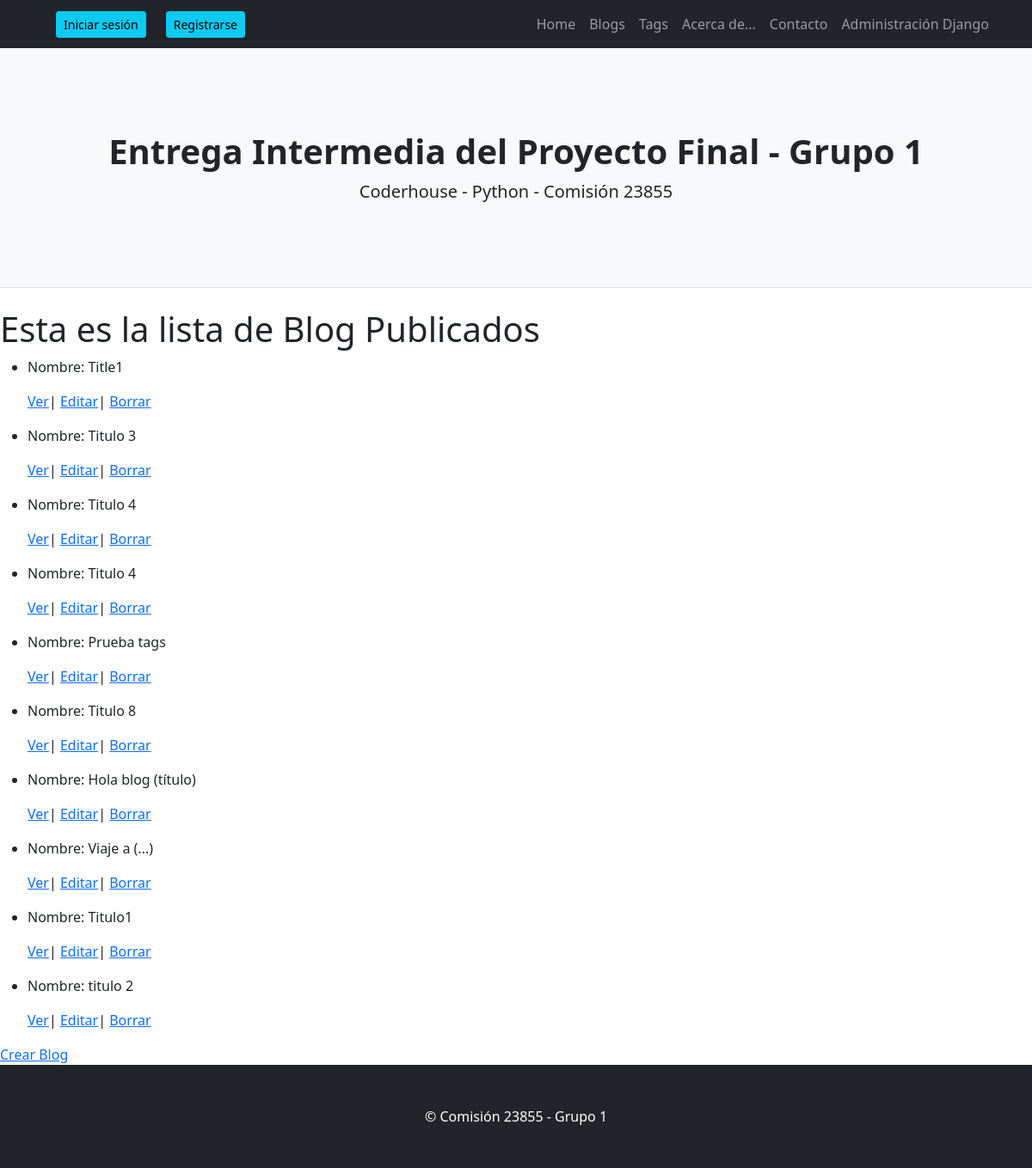
Before: /AppProyecto1/blog_lista/ with the older database file.
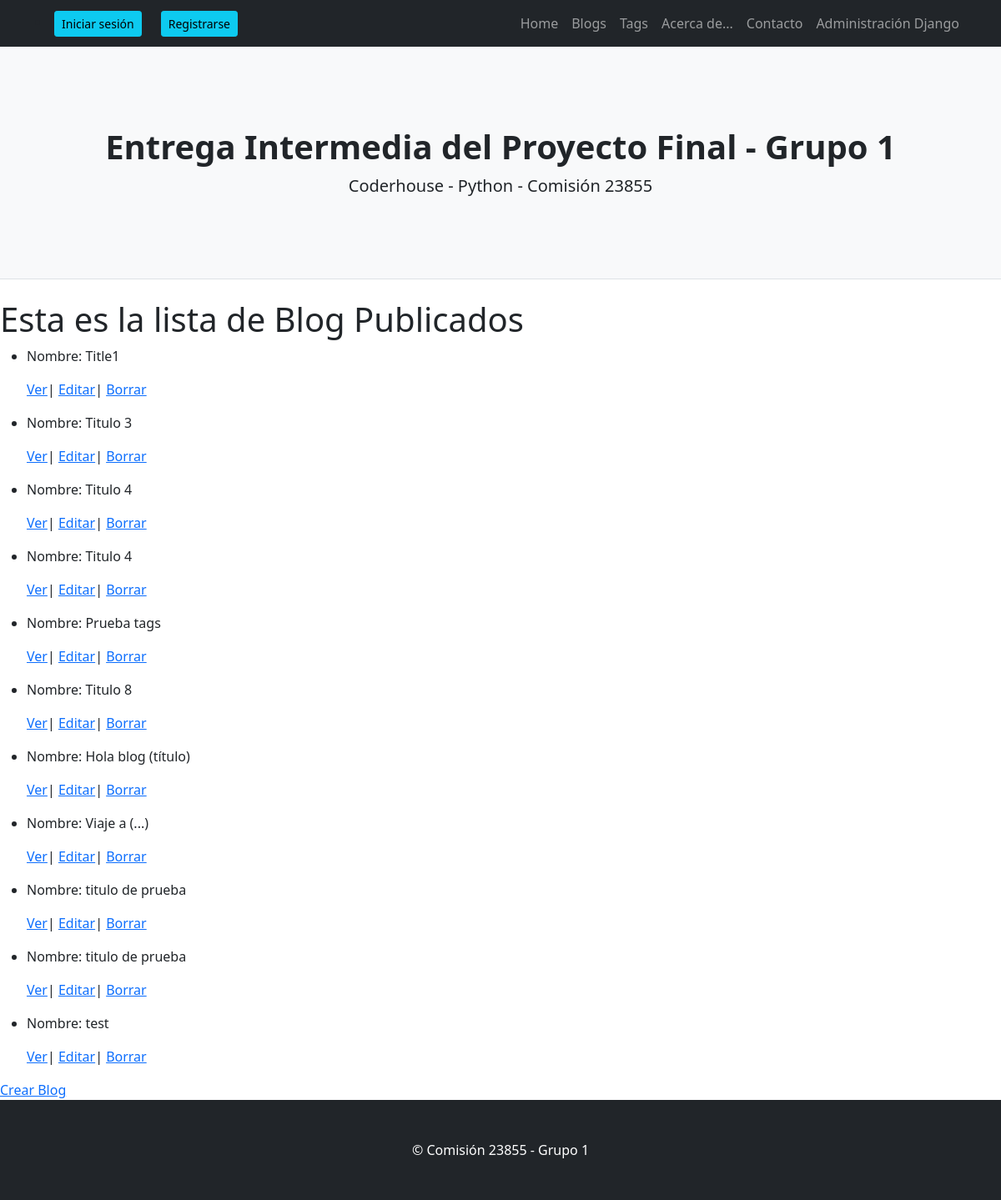
After: the same page with the newer database file.
### AppProyecto1/models.py (models this page shows, shortened)
class Blog(models.Model):
    title=models.CharField(max_length=40)
    subtitle=models.CharField(max_length=40)
    body=models.TextField()
    tag=models.ManyToManyField(Tag) #Este many to many crea la tabla blog_tag en la base

### AppProyecto1/views.py (the view)
# urls.py: path("blog_lista/",views.BlogLista.as_view(), name= 'BlogList'),
class BlogLista(ListView):
    model = Blog
    template_name = "AppProyecto1/blog_lista.html"

### AppProyecto1/templates/AppProyecto1/blog_lista.html
{% extends 'AppProyecto1/padre.html' %}
{% load static %}
{% block contenidoQueCambia %}
<h1>Esta es la lista de Blog Publicados</h1>
<ul>
    {% for blog in object_list %}
        <li>
            <p>Nombre: {{blog.title}}</p>
            <p>
                <a href="{% url 'BlogDetail' blog.id %}">Ver</a>|
                <a href="{% url 'BlogEdit' blog.id %}">Editar</a>|
                <a href="{% url 'BlogDelete' blog.id %}">Borrar</a>
            </p>
        </li>
    {% endfor %}
</ul>
<a href="{% url 'BlogNew' %}">Crear Blog</a>
{% endblock contenidoQueCambia %}

Changed rows visible on the page:
changed Blog (number 9 of 11 on the later page): title "Titulo1" → "titulo de prueba"
changed Blog (number 10 of 11 on the later page): title "titulo 2" → "titulo de prueba"
added Blog: title "test"
